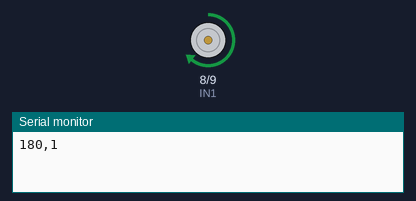
Recording of a sketch running on a simulated Arduino Uno, built with avr-gcc and run on an emulated ATmega328P. Shown: motor-driver pin pairs drawn as motors (green arrow = first pin HIGH = forward, orange = second pin HIGH = backward, longer = more drive, scaled by the enable pin), the last lines printed to the serial monitor.

Above: at 5.0 s.
At 16.0 s:
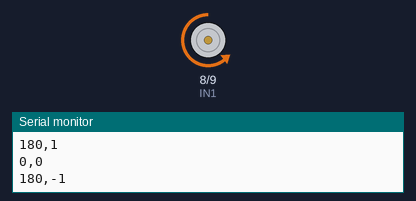
At 22.0 s:
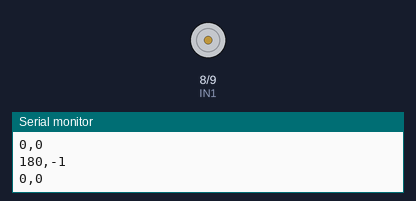
Timing chart, 0 to 29.9 s (numbered marks = the images above):
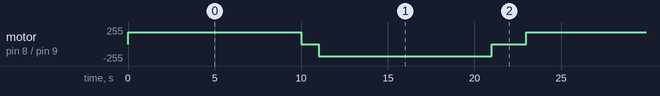

The sketch:

d_c_motor_forward_backward1__1_.ino
```cpp
// Pin definitions
const int IN1 = 8;
const int IN2 = 9;
const int ENA = 5;   // PWM pin

void setup() {
  pinMode(IN1, OUTPUT);
  pinMode(IN2, OUTPUT);
  pinMode(ENA, OUTPUT);

  Serial.begin(9600);
  // No text here for Plotter, only numbers work best
}

void loop() {
  moveForward(180);
  plotData(180, 1);   // speed, direction(1 = forward)
  delay(10000);

  stopMotor();
  plotData(0, 0);     // stopped
  delay(1000);

  moveBackward(180);
  plotData(180, -1);  // backward
  delay(10000);

  stopMotor();
  plotData(0, 0);
  delay(2000);
}

// -------- Motor Control Functions --------

void moveForward(int speed) {
  digitalWrite(IN1, HIGH);
  digitalWrite(IN2, LOW);
  analogWrite(ENA, speed);
}

void moveBackward(int speed) {
  digitalWrite(IN1, LOW);
  digitalWrite(IN2, HIGH);
  analogWrite(ENA, speed);
}

void stopMotor() {
  analogWrite(ENA, 0);
  digitalWrite(IN1, LOW);
  digitalWrite(IN2, LOW);
}

// -------- Plot Function --------
// Send numbers only, comma-separated (Serial Plotter friendly)
void plotData(int speed, int direction) {
  Serial.print(speed);
  Serial.print(",");
  Serial.println(direction);
}
```

Measured:
- by itself, motor on pin 8 (IN1) / pin 9 (IN2): repeats every 23.0 s: stopped 1.0 s, backward 180/255 10.0 s, stopped 2.0 s, forward 180/255 10.0 s
